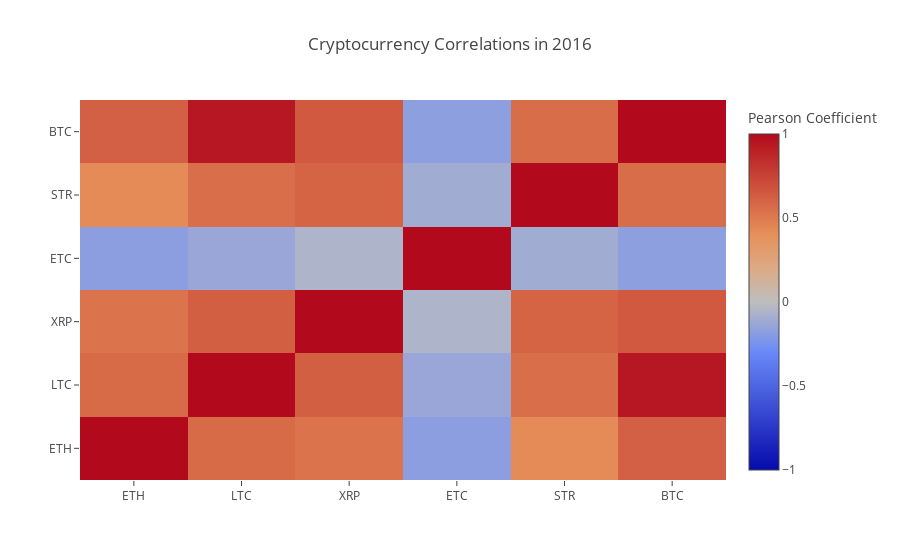

Write notebook code for a chart like this one.
### Code cell
correlation_heatmap(combined_df_2016.pct_change(), "Cryptocurrency Correlations in 2016")

### Figure 1 — Plotly figure (JSON) as saved in the notebook; plotly's stock layout.template omitted (floating-point values rounded to 4 significant figures)
{"data": [{"colorbar": {"title": "Pearson Coefficient"}, "type": "heatmap", "x": ["ETH", "LTC", "XRP", "ETC", "STR", "BTC"], "y": ["ETH", "LTC", "XRP", "ETC", "STR", "BTC"], "z": [[1, 0.5703, 0.5276, -0.1803, 0.4254, 0.6162], [0.5703, 1, 0.621, -0.1335, 0.556, 0.9422], [0.5276, 0.621, 1, -0.0555, 0.5991, 0.6484], [-0.1803, -0.1335, -0.0555, 1, -0.1028, -0.1731], [0.4254, 0.556, 0.5991, -0.1028, 1, 0.5619], [0.6162, 0.9422, 0.6484, -0.1731, 0.5619, 1]], "zmax": 1, "zmin": -1}], "layout": {"title": "Cryptocurrency Correlations in 2016"}}
